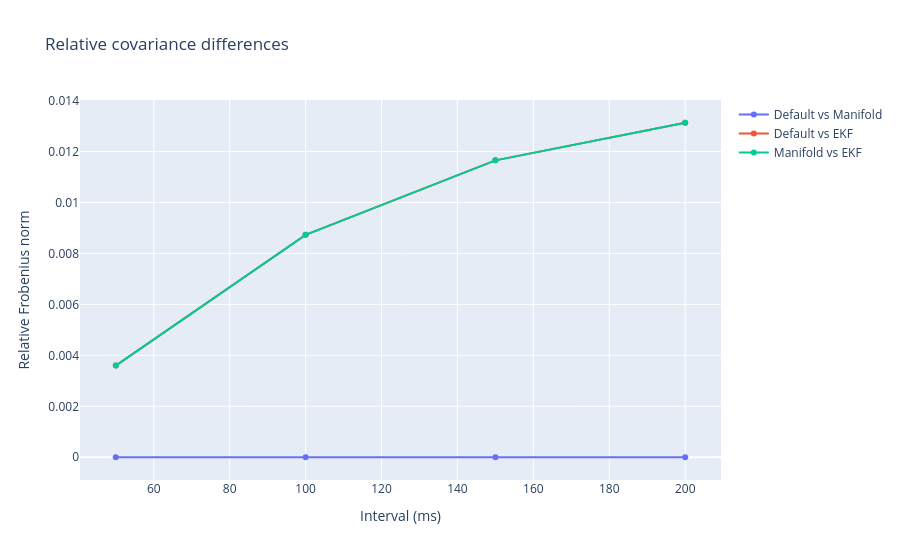

The cell this chart's notebook holds for it:
### Markdown cell above
### Covariance consistency metrics

### Code cell
fig = go.Figure()
fig.add_scatter(
    x=interval_ms,
    y=[r["rel_cov_default_vs_manifold"] for r in results],
    mode="lines+markers",
    name="Default vs Manifold",
)
fig.add_scatter(
    x=interval_ms,
    y=[r["rel_cov_default_vs_ekf"] for r in results],
    mode="lines+markers",
    name="Default vs EKF",
)
fig.add_scatter(
    x=interval_ms,
    y=[r["rel_cov_manifold_vs_ekf"] for r in results],
    mode="lines+markers",
    name="Manifold vs EKF",
)
fig.update_layout(
    title="Relative covariance differences",
    xaxis_title="Interval (ms)",
    yaxis_title="Relative Frobenius norm",
)
fig.show()

### Figure 1 — Plotly figure (JSON) as saved in the notebook; plotly's stock layout.template omitted (floating-point values rounded to 4 significant figures)
{"data": [{"mode": "lines+markers", "name": "Default vs Manifold", "type": "scatter", "x": [50, 100, 150, 200], "y": [4.435e-08, 5.429e-07, 1.749e-06, 3.647e-06]}, {"mode": "lines+markers", "name": "Default vs EKF", "type": "scatter", "x": [50, 100, 150, 200], "y": [0.003598, 0.008731, 0.01165, 0.01313]}, {"mode": "lines+markers", "name": "Manifold vs EKF", "type": "scatter", "x": [50, 100, 150, 200], "y": [0.003598, 0.00873, 0.01165, 0.01313]}], "layout": {"title": {"text": "Relative covariance differences"}, "xaxis": {"title": {"text": "Interval (ms)"}}, "yaxis": {"title": {"text": "Relative Frobenius norm"}}}}
